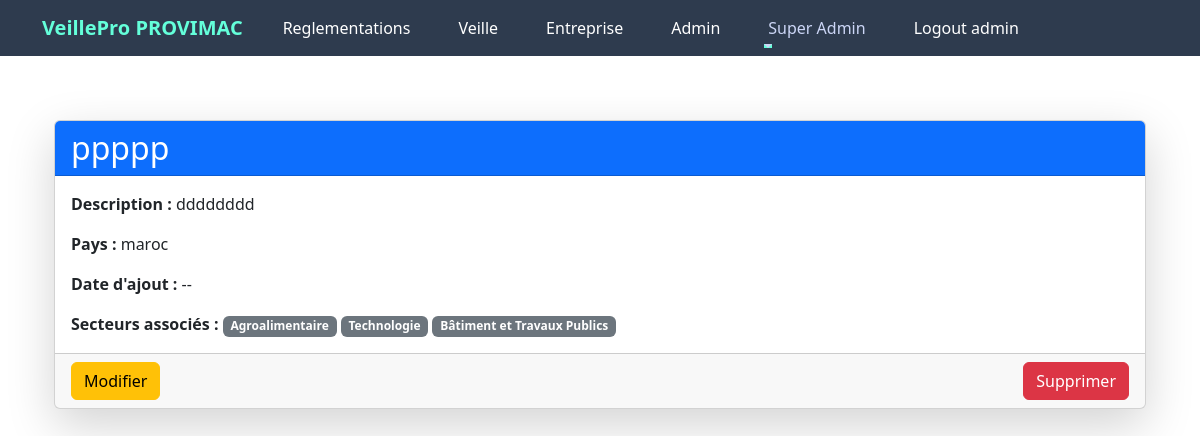
/entreprise/2 (signed in), run on an earlier commit of the app's database.
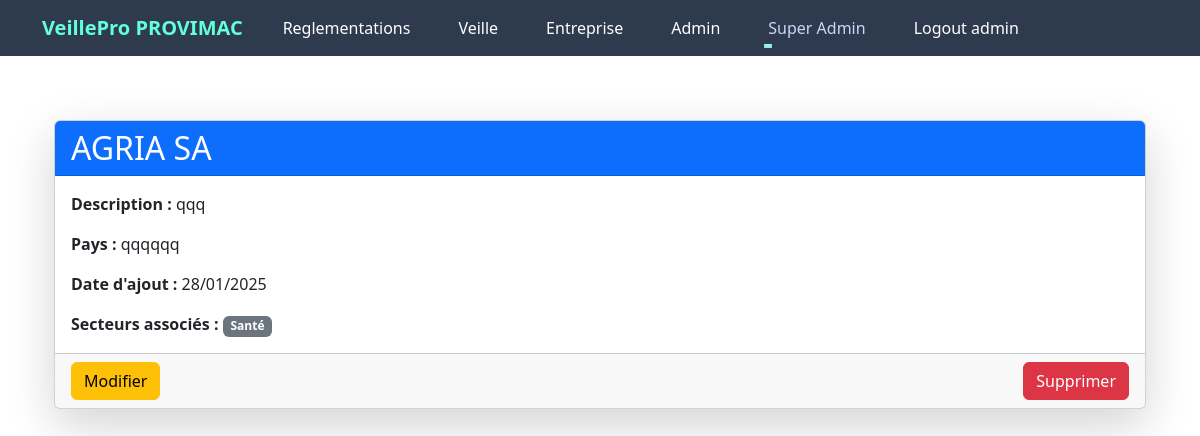
And on a later commit of the database.
### app/models.py (models this page shows, shortened)
class Entreprise(db.Model):
    __tablename__ = 'entreprise'
    id = db.Column(db.Integer, primary_key=True)
    nom = db.Column(db.String(100), nullable=False, unique=True )
    description = db.Column(db.Text, nullable=True)
    pays = db.Column(db.String(100), nullable=True)
    date_creation = db.Column(db.Date, nullable=True)
    utilisateurs = db.relationship('User', backref='entreprise', lazy=True,  cascade="all, delete-orphan")
    reglementations = db.relationship('EntrepriseReglementation', backref='entreprise', lazy=True,  cascade="all, delete-orphan")
    notifications = db.relationship('Notification', backref='entreprise', lazy=True)
    audits = db.relationship('Audit', backref='entreprise', lazy=True)
    secteurs = db.relationship('Secteur', secondary='entreprise_secteur', back_populates='entreprises')

class Secteur(db.Model):
    __tablename__ = 'secteur'
    id = db.Column(db.Integer, primary_key=True)
    nom = db.Column(db.String(100), unique=True, nullable=False)
    description = db.Column(db.Text, nullable=True)
    entreprises = db.relationship('Entreprise', secondary='entreprise_secteur', back_populates='secteurs')
    reglementations = db.relationship('ReglementationSecteur', back_populates='secteur', lazy=True)

### app/routes/entreprise.py (the view)
@bp.route('/entreprise/<int:entreprise_id>', methods=['GET'])
@login_required
def afficher_entreprise(entreprise_id):
    entreprise = Entreprise.query.filter_by(id=entreprise_id).first_or_404()
    utilisateurs = User.query.filter_by(entreprise_id=entreprise.id).all()
    return render_template(
        'entreprise/afficher_entreprise.html',
        entreprise=entreprise,
        utilisateurs=utilisateurs
    )

### app/templates/entreprise/afficher_entreprise.html
{% extends "layout.html" %}
{% block content %}
<div class="container my-5">
    <div class="card shadow-lg">
        <div class="card-header bg-primary text-white">
            <h2 class="mb-0">{{ entreprise.nom }}</h2>
        </div>
        <div class="card-body">
            <p class="card-text"><strong>Description :</strong> {{ entreprise.description or "Non spécifiée" }}</p>
            <p class="card-text"><strong>Pays :</strong> {{ entreprise.pays or "Non spécifié" }}</p>
            <p class="card-text"><strong>Date d'ajout :</strong>
                {{ entreprise.date_creation.strftime('%d/%m/%Y') if entreprise.date_creation else '--' }}
            </p>
            {% if entreprise.secteurs %}
            <div>
                <strong>Secteurs associés :</strong>
                {% for secteur in entreprise.secteurs %}
                <span class="badge bg-secondary">{{ secteur.nom }}</span>
                {% endfor %}
            </div>
            {% else %}
            <p class="text-muted">Aucun secteur associé.</p>
            {% endif %}
        </div>
        <div class="card-footer d-flex justify-content-between">
            <a href="{{ url_for('entreprise.modifier_entreprise', entreprise_id=entreprise.id) }}" class="btn btn-warning">Modifier</a>
            <form action="{{ url_for('entreprise.supprimer_entreprise', entreprise_id=entreprise.id) }}" method="POST" class="d-inline" onsubmit="return confirm('Êtes-vous sûr de vouloir supprimer cette entreprise ?');">
                <button type="submit" class="btn btn-danger">Supprimer</button>
            </form>
        </div>
    </div>
</div>
{% endblock %}

What changed in the data, as far as the page shows it:
no longer on this page (row unchanged): Secteur: nom "Agroalimentaire"
no longer on this page (row unchanged): Secteur: nom "Technologie"
no longer on this page (row unchanged): Secteur: nom "Bâtiment et Travaux Publics"
changed Entreprise: nom "ppppp" → "AGRIA SA"; description "dddddddd" → "qqq"; pays "maroc" → "qqqqqq"; date_creation "--" → "28/01/2025"
now on this page (row unchanged): Secteur: nom "Santé"
